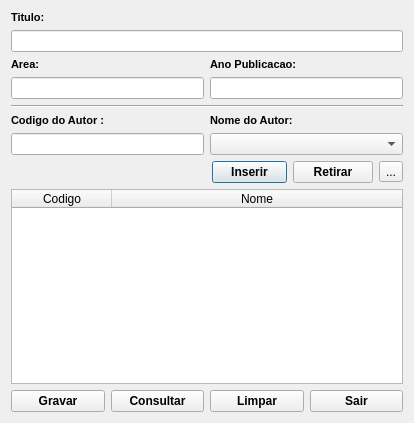
<?xml version="1.0" encoding="UTF-8"?>
<ui version="4.0">
 <class>frmCad_Artigo</class>
 <widget class="QDialog" name="frmCad_Artigo">
  <property name="windowModality">
   <enum>Qt::WindowModal</enum>
  </property>
  <property name="geometry">
   <rect>
    <x>0</x>
    <y>0</y>
    <width>414</width>
    <height>423</height>
   </rect>
  </property>
  <property name="windowTitle">
   <string>Artigo</string>
  </property>
  <property name="styleSheet">
   <string notr="true"/>
  </property>
  <layout class="QGridLayout" name="gridLayout">
   <item row="0" column="0" colspan="2">
    <layout class="QVBoxLayout" name="verticalLayout_3">
     <item>
      <widget class="QLabel" name="tituloLabel">
       <property name="font">
        <font>
         <pointsize>8</pointsize>
         <weight>75</weight>
         <bold>true</bold>
        </font>
       </property>
       <property name="text">
        <string>Titulo:</string>
       </property>
      </widget>
     </item>
     <item>
      <widget class="QLineEdit" name="LineEditTitulo"/>
     </item>
    </layout>
   </item>
   <item row="1" column="0">
    <layout class="QVBoxLayout" name="verticalLayout_2">
     <item>
      <widget class="QLabel" name="LabelGenero">
       <property name="font">
        <font>
         <pointsize>8</pointsize>
         <weight>75</weight>
         <bold>true</bold>
        </font>
       </property>
       <property name="text">
        <string>Area:</string>
       </property>
      </widget>
     </item>
     <item>
      <widget class="QLineEdit" name="LineEditArea"/>
     </item>
    </layout>
   </item>
   <item row="1" column="1">
    <layout class="QVBoxLayout" name="verticalLayout_4">
     <item>
      <widget class="QLabel" name="LabelGenero_2">
       <property name="font">
        <font>
         <pointsize>8</pointsize>
         <weight>75</weight>
         <bold>true</bold>
        </font>
       </property>
       <property name="text">
        <string>Ano Publicacao:</string>
       </property>
      </widget>
     </item>
     <item>
      <widget class="QLineEdit" name="LineEditAnoPublicacao"/>
     </item>
    </layout>
   </item>
   <item row="2" column="0" colspan="2">
    <widget class="Line" name="line">
     <property name="orientation">
      <enum>Qt::Horizontal</enum>
     </property>
    </widget>
   </item>
   <item row="3" column="0">
    <layout class="QVBoxLayout" name="verticalLayout_5">
     <item>
      <widget class="QLabel" name="LabelCodigo_2">
       <property name="font">
        <font>
         <pointsize>8</pointsize>
         <weight>75</weight>
         <bold>true</bold>
        </font>
       </property>
       <property name="text">
        <string>Codigo do Autor :</string>
       </property>
      </widget>
     </item>
     <item>
      <widget class="QLineEdit" name="LineEditCodigoAutor"/>
     </item>
    </layout>
   </item>
   <item row="3" column="1">
    <layout class="QVBoxLayout" name="verticalLayout_6">
     <item>
      <widget class="QLabel" name="LabelCodigo_3">
       <property name="font">
        <font>
         <pointsize>8</pointsize>
         <weight>75</weight>
         <bold>true</bold>
        </font>
       </property>
       <property name="text">
        <string>Nome do Autor:</string>
       </property>
      </widget>
     </item>
     <item>
      <widget class="QComboBox" name="comboBoxNomeAutores"/>
     </item>
    </layout>
   </item>
   <item row="4" column="0" colspan="2">
    <layout class="QHBoxLayout" name="horizontalLayout_2">
     <item>
      <spacer name="horizontalSpacer">
       <property name="orientation">
        <enum>Qt::Horizontal</enum>
       </property>
       <property name="sizeHint" stdset="0">
        <size>
         <width>40</width>
         <height>20</height>
        </size>
       </property>
      </spacer>
     </item>
     <item>
      <widget class="QPushButton" name="pushButtonInserirAutor">
       <property name="minimumSize">
        <size>
         <width>0</width>
         <height>0</height>
        </size>
       </property>
       <property name="maximumSize">
        <size>
         <width>75</width>
         <height>16777215</height>
        </size>
       </property>
       <property name="font">
        <font>
         <weight>75</weight>
         <bold>true</bold>
        </font>
       </property>
       <property name="cursor">
        <cursorShape>PointingHandCursor</cursorShape>
       </property>
       <property name="text">
        <string>Inserir</string>
       </property>
      </widget>
     </item>
     <item>
      <widget class="QPushButton" name="pushButtonRetirarAutor">
       <property name="maximumSize">
        <size>
         <width>80</width>
         <height>16777215</height>
        </size>
       </property>
       <property name="font">
        <font>
         <weight>75</weight>
         <bold>true</bold>
        </font>
       </property>
       <property name="cursor">
        <cursorShape>PointingHandCursor</cursorShape>
       </property>
       <property name="text">
        <string>Retirar</string>
       </property>
      </widget>
     </item>
     <item>
      <widget class="QToolButton" name="toolButtonChamarTelaCadAutor">
       <property name="cursor">
        <cursorShape>PointingHandCursor</cursorShape>
       </property>
       <property name="text">
        <string>...</string>
       </property>
      </widget>
     </item>
    </layout>
   </item>
   <item row="5" column="0" colspan="2">
    <widget class="QTableWidget" name="tableWidget">
     <property name="toolTip">
      <string>&lt;html&gt;&lt;head/&gt;&lt;body&gt;&lt;p&gt;&lt;img src=&quot;:/new/JanelaPrincipal/TelaPrincipalMouseLivro.jpg&quot;/&gt;&lt;/p&gt;&lt;/body&gt;&lt;/html&gt;</string>
     </property>
     <property name="styleSheet">
      <string notr="true"/>
     </property>
     <property name="editTriggers">
      <set>QAbstractItemView::NoEditTriggers</set>
     </property>
     <attribute name="horizontalHeaderDefaultSectionSize">
      <number>100</number>
     </attribute>
     <attribute name="horizontalHeaderStretchLastSection">
      <bool>true</bool>
     </attribute>
     <column>
      <property name="text">
       <string>Codigo</string>
      </property>
     </column>
     <column>
      <property name="text">
       <string>Nome</string>
      </property>
     </column>
    </widget>
   </item>
   <item row="6" column="0" colspan="2">
    <layout class="QHBoxLayout" name="horizontalLayout">
     <item>
      <widget class="QPushButton" name="pushButtonGravar">
       <property name="font">
        <font>
         <weight>75</weight>
         <bold>true</bold>
        </font>
       </property>
       <property name="cursor">
        <cursorShape>PointingHandCursor</cursorShape>
       </property>
       <property name="text">
        <string>Gravar</string>
       </property>
      </widget>
     </item>
     <item>
      <widget class="QPushButton" name="pushButtonConsultar">
       <property name="font">
        <font>
         <weight>75</weight>
         <bold>true</bold>
        </font>
       </property>
       <property name="cursor">
        <cursorShape>PointingHandCursor</cursorShape>
       </property>
       <property name="text">
        <string>Consultar</string>
       </property>
      </widget>
     </item>
     <item>
      <widget class="QPushButton" name="pushButtonLimpar">
       <property name="font">
        <font>
         <weight>75</weight>
         <bold>true</bold>
        </font>
       </property>
       <property name="cursor">
        <cursorShape>PointingHandCursor</cursorShape>
       </property>
       <property name="text">
        <string>Limpar</string>
       </property>
      </widget>
     </item>
     <item>
      <widget class="QPushButton" name="pushButtonSair">
       <property name="font">
        <font>
         <weight>75</weight>
         <bold>true</bold>
        </font>
       </property>
       <property name="cursor">
        <cursorShape>PointingHandCursor</cursorShape>
       </property>
       <property name="text">
        <string>Sair</string>
       </property>
      </widget>
     </item>
    </layout>
   </item>
  </layout>
  <zorder>tableWidget</zorder>
  <zorder></zorder>
  <zorder></zorder>
  <zorder></zorder>
  <zorder>line</zorder>
  <zorder></zorder>
 </widget>
 <tabstops>
  <tabstop>LineEditTitulo</tabstop>
  <tabstop>LineEditArea</tabstop>
  <tabstop>LineEditCodigoAutor</tabstop>
  <tabstop>pushButtonRetirarAutor</tabstop>
  <tabstop>tableWidget</tabstop>
  <tabstop>pushButtonSair</tabstop>
  <tabstop>pushButtonInserirAutor</tabstop>
 </tabstops>
 <resources/>
 <connections/>
</ui>
